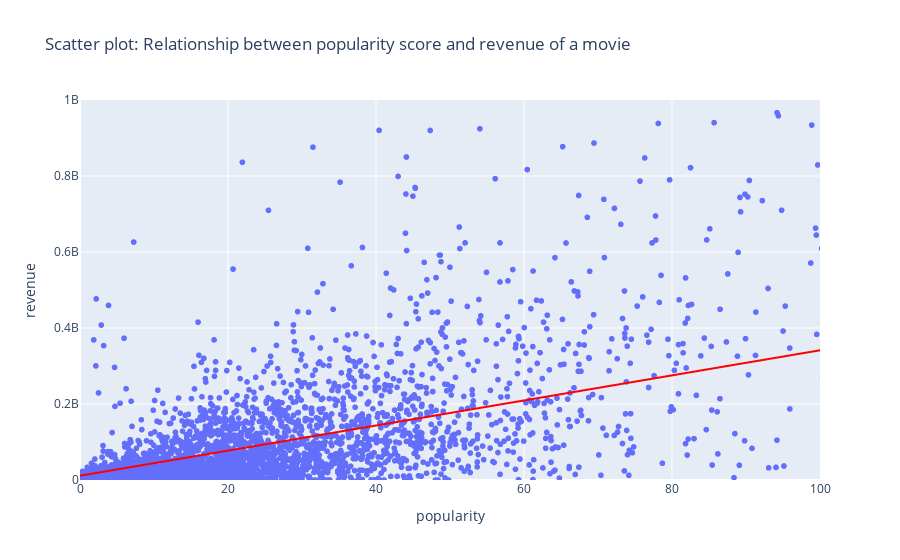

Write notebook code for a chart like this one.
### Markdown cell above
Among "popularity", "budget", "vote_count", "vote_average":
1. Movies with high budget, high number of votes from viewers and high popularity score tend to have higher revenue
+ "vote_count" (Number of viewer votes) is the most closely related feature with movie revenue: correlation score=0.78
+ "budget" and "popularity" of a movie is also positively correlated with movie revenue: correlation score>0.6
2. High average rating given by viewers do not ensure high revenue for a movie (low correlation score)

### Code cell
# Scatter plot: Relationship between popularity score and revenue of a movie
px.scatter(df, x="popularity", y="revenue", range_x=[0, 100], range_y=[0, 1000000000],
           title="Scatter plot: Relationship between popularity score and revenue of a movie",
           trendline="ols", trendline_color_override="red")

### Figure 1 — Plotly figure (JSON) as saved in the notebook; plotly's stock layout.template omitted (floating-point values rounded to 4 significant figures; data arrays with more than 128 entries replaced by an {"elided": "..."} marker saying what was removed)
{"data": [{"hovertemplate": "popularity=%{x}<br>revenue=%{y}<extra></extra>", "legendgroup": "", "marker": {"color": "#636efa", "symbol": "circle"}, "mode": "markers", "name": "", "showlegend": false, "type": "scattergl", "x": {"elided": "4803 float values"}, "xaxis": "x", "y": {"elided": "4803 int values"}, "yaxis": "y"}, {"hovertemplate": "<b>OLS trendline</b><br>revenue = 3.30009e+06 * popularity + 1.13341e+07<br>R<sup>2</sup>=0.415668<br><br>popularity=%{x}<br>revenue=%{y} <b>(trend)</b><extra></extra>", "legendgroup": "", "line": {"color": "red"}, "marker": {"color": "#636efa", "symbol": "circle"}, "mode": "lines", "name": "", "showlegend": false, "type": "scattergl", "x": {"elided": "4803 float values"}, "xaxis": "x", "y": {"elided": "4803 float values"}, "yaxis": "y"}], "layout": {"legend": {"tracegroupgap": 0}, "title": {"text": "Scatter plot: Relationship between popularity score and revenue of a movie"}, "xaxis": {"anchor": "y", "domain": [0, 1], "range": [0, 100], "title": {"text": "popularity"}}, "yaxis": {"anchor": "x", "domain": [0, 1], "range": [0, 1000000000], "title": {"text": "revenue"}}}}
